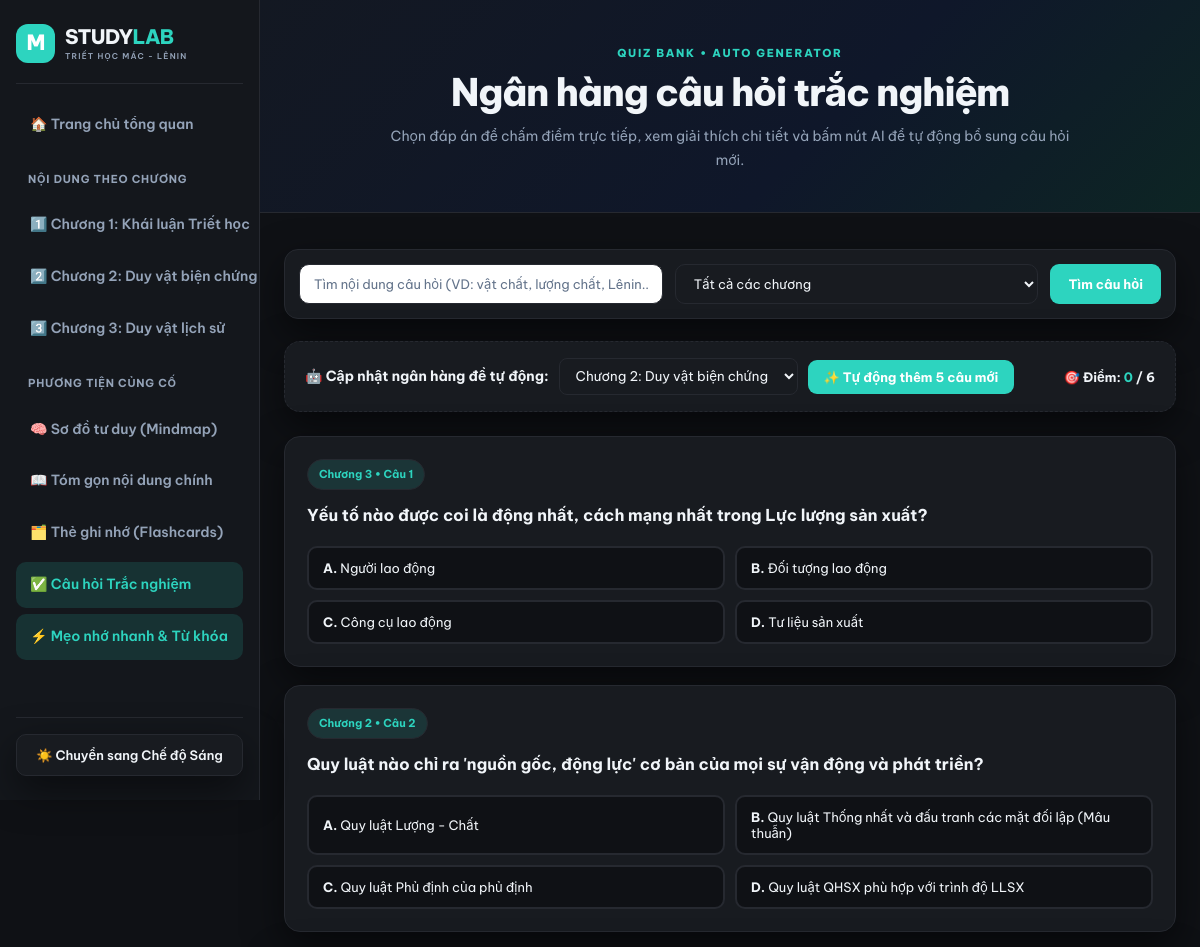
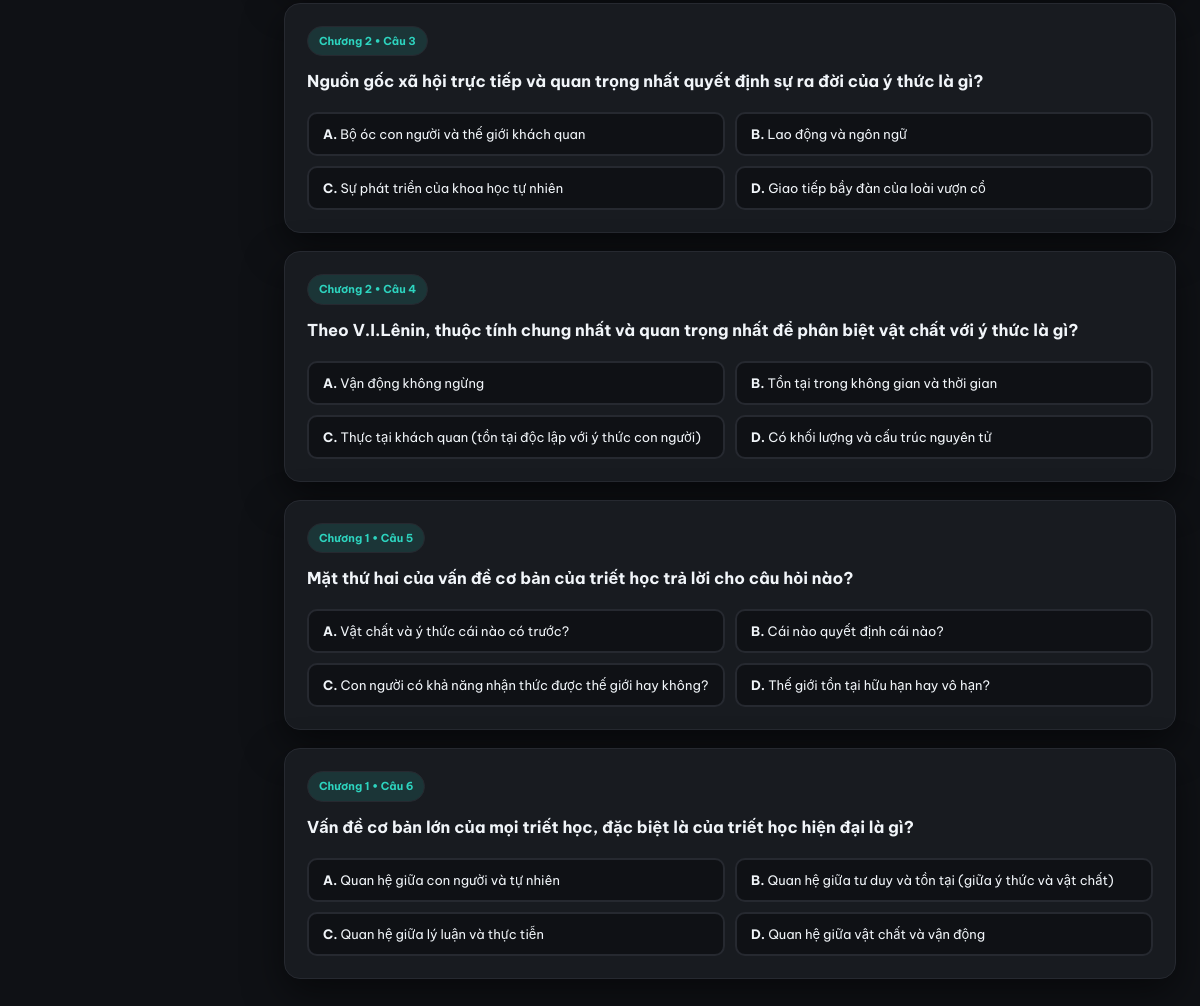
Screenshot of /faults with the database file from the repository (2 pictures, top to bottom).
### tables this page shows
CREATE TABLE questions (
            id INTEGER PRIMARY KEY AUTOINCREMENT,
            chapter TEXT,
            question TEXT UNIQUE,
            option_a TEXT,
            option_b TEXT,
            option_c TEXT,
            option_d TEXT,
            correct_answer TEXT,
            explanation TEXT
        );

### app.py (the view)
@app.route("/faults")
def faults():
    q = request.args.get("q", "").strip()
    chapter = request.args.get("chapter", "").strip()
    conn = get_connection()
    sql = "SELECT * FROM questions WHERE 1=1"
    params = []
    if chapter:
        sql += " AND chapter = ?"
        params.append(chapter)
    if q:
        sql += " AND (question LIKE ? OR explanation LIKE ?)"
        params.extend([f"%{q}%", f"%{q}%"])
    sql += " ORDER BY id DESC"
    questions = conn.execute(sql, params).fetchall()
    conn.close()
    return render_template(
        "faults.html",
        questions=questions,
        q=q,
        chapter=chapter,
        has_env_key=bool(os.environ.get("GEMINI_API_KEY"))
    )

### app.py (called while the page is built)
@app.context_processor
def inject_globals():
    return {"site_name": SITE_NAME}

### database.py (called while the page is built)
def get_connection():
    conn = sqlite3.connect(DB_PATH)
    conn.row_factory = sqlite3.Row
    return conn

### templates/faults.html (shortened to what this page needs)
{% extends "base.html" %}
{% block content %}
<section class="page-head center-head">
  <div class="container">
    <span class="eyebrow">QUIZ BANK • AUTO GENERATOR</span>
    <h1>Ngân hàng câu hỏi trắc nghiệm</h1>
    <p class="lead">Chọn đáp án để chấm điểm trực tiếp, xem giải thích chi tiết và bấm nút AI để tự động bổ sung câu hỏi mới.</p>
  </div>
</section>
<section class="section">
  <div class="container">
    <form class="filter-bar" method="get" action="{{ url_for('faults') }}">
      <input type="text" name="q" value="{{ q }}" placeholder="Tìm nội dung câu hỏi (VD: vật chất, lượng chất, Lênin...)">
      <select name="chapter">
        <option value="">Tất cả các chương</option>
      </select>
      <button type="submit" class="btn">Tìm câu hỏi</button>
    </form>
    <div class="card" style="margin-top: 16px; padding: 16px 20px; display: flex; flex-wrap: wrap; gap: 12px; align-items: center; justify-content: space-between; border: 1px dashed var(--teal);">
      <div style="display: flex; flex-wrap: wrap; gap: 10px; align-items: center;">
        <strong>🤖 Cập nhật ngân hàng đề tự động:</strong>
        <select id="ai-chapter" style="padding: 8px 12px; border-radius: 8px; border: 1px solid var(--line);">
          <option value="Chương 2" selected>Chương 2: Duy vật biện chứng</option>
        </select>
        <button type="button" id="btn-ai-gen" class="btn" style="padding: 9px 16px;">✨ Tự động thêm 5 câu mới</button>
      </div>
      <span id="ai-status" style="font-weight: 700; font-size: 13px;">🎯 Điểm: <span id="score-correct" style="color: var(--teal);">0</span> / {{ questions|length }}</span>
    </div>
    <div style="display: flex; flex-direction: column; gap: 18px; margin-top: 24px;">
      {% for item in questions %}
      <article class="card quiz-card" data-correct="{{ item.correct_answer }}">
        <span class="badge">{{ item.chapter }} • Câu {{ loop.index }}</span>
        <h3 style="margin: 12px 0 16px;">{{ item.question }}</h3>
        <div class="quiz-options">
          <button type="button" class="quiz-opt" data-choice="A"><strong>A.</strong> {{ item.option_a }}</button>
          <button type="button" class="quiz-opt" data-choice="B"><strong>B.</strong> {{ item.option_b }}</button>
          <button type="button" class="quiz-opt" data-choice="C"><strong>C.</strong> {{ item.option_c }}</button>
          <button type="button" class="quiz-opt" data-choice="D"><strong>D.</strong> {{ item.option_d }}</button>
        </div>
      </article>
      {% endfor %}
    </div>
  </div>
</section>
{% endblock %}

### rows the page displays
questions: chapter "Chương 3", question "Yếu tố nào được coi là động nhất, cách mạng nhất trong Lực lượng sản xuất?", option_a "Người lao động", option_b "Đối tượng lao động", option_c "Công cụ lao động", option_d "Tư liệu sản xuất"
questions: chapter "Chương 2", question "Quy luật nào chỉ ra 'nguồn gốc, động lực' cơ bản của mọi sự vận động và phát triển?", option_a "Quy luật Lượng - Chất", option_b "Quy luật Thống nhất và đấu tranh các mặt đối lập (Mâu thuẫn)", option_c "Quy luật Phủ định của phủ định", option_d "Quy luật QHSX phù hợp với trình độ LLSX"
questions: chapter "Chương 2", question "Nguồn gốc xã hội trực tiếp và quan trọng nhất quyết định sự ra đời của ý thức là gì?", option_a "Bộ óc con người và thế giới khách quan", option_b "Lao động và ngôn ngữ", option_c "Sự phát triển của khoa học tự nhiên", option_d "Giao tiếp bầy đàn của loài vượn cổ"
questions: chapter "Chương 2", question "Theo V.I.Lênin, thuộc tính chung nhất và quan trọng nhất để phân biệt vật chất với ý thức là gì?", option_a "Vận động không ngừng", option_b "Tồn tại trong không gian và thời gian", option_c "Thực tại khách quan (tồn tại độc lập với ý thức con người)", option_d "Có khối lượng và cấu trúc nguyên tử"
questions: chapter "Chương 1", question "Mặt thứ hai của vấn đề cơ bản của triết học trả lời cho câu hỏi nào?", option_a "Vật chất và ý thức cái nào có trước?", option_b "Cái nào quyết định cái nào?", option_c "Con người có khả năng nhận thức được thế giới hay không?", option_d "Thế giới tồn tại hữu hạn hay vô hạn?"
questions: chapter "Chương 1", question "Vấn đề cơ bản lớn của mọi triết học, đặc biệt là của triết học hiện đại là gì?", option_a "Quan hệ giữa con người và tự nhiên", option_b "Quan hệ giữa tư duy và tồn tại (giữa ý thức và vật chất)", option_c "Quan hệ giữa lý luận và thực tiễn", option_d "Quan hệ giữa vật chất và vận động"

### other values shown
{{ questions|length }} "6"
